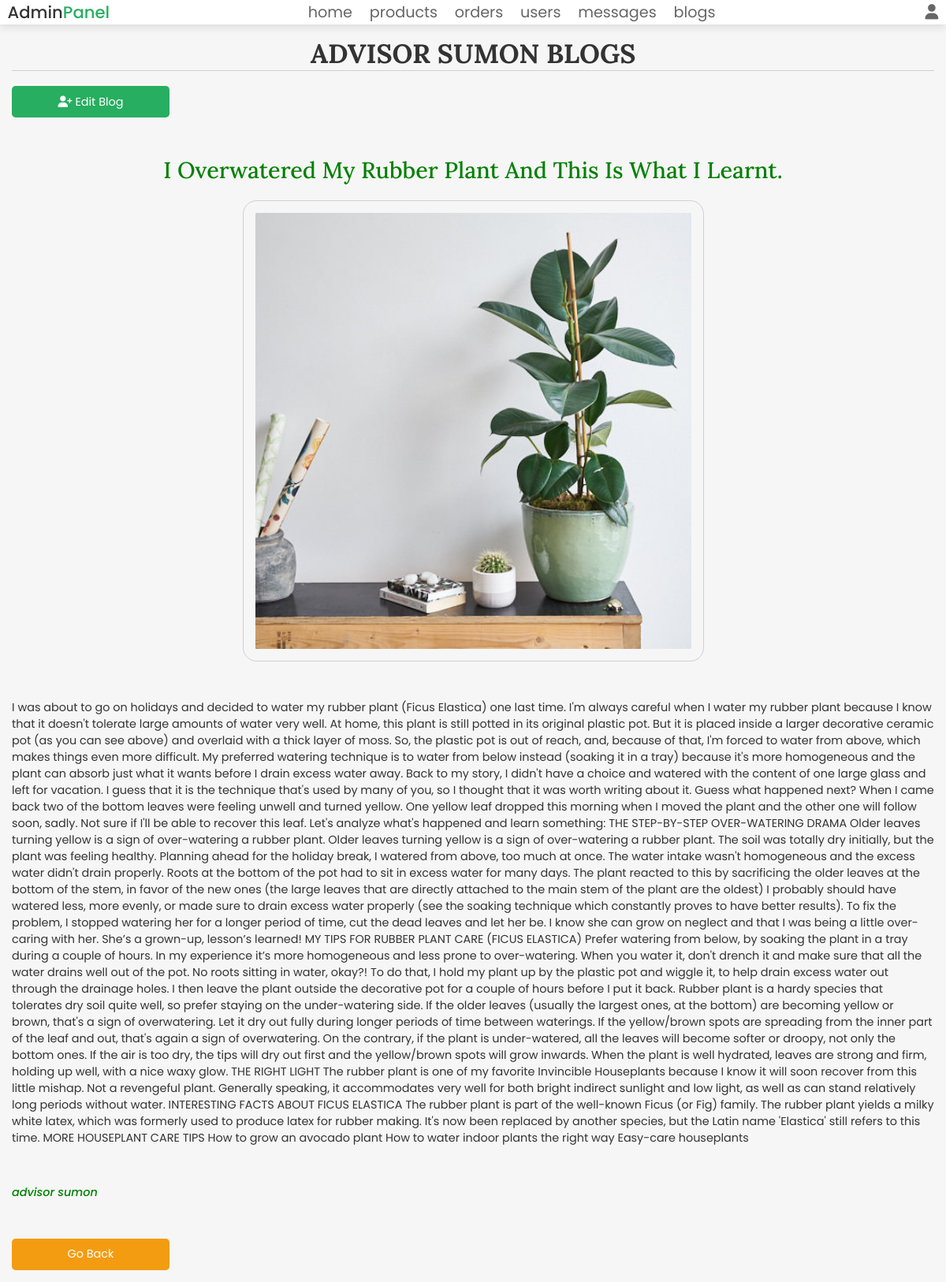
Screenshot of /admin_view_blog.php?id=6 (signed in) with the database file from the repository.
### tables this page shows
CREATE TABLE `blog` (
  `id` int(100) NOT NULL,
  `advisor_id` int(100) NOT NULL,
  `advisor_name` varchar(100) NOT NULL,
  `title` varchar(100) NOT NULL,
  `description` text NOT NULL,
  `category` varchar(50) NOT NULL,
  `image` varchar(100) NOT NULL
);

### admin_view_blog.php (the view, shortened to what this page needs)
<?php
@include 'config.php';
?>
<!DOCTYPE html>
<html lang="en">
<head>
    <link rel="stylesheet" href="https://cdnjs.cloudflare.com/ajax/libs/font-awesome/6.1.1/css/all.min.css">
    <link rel="stylesheet" href="css/components.css">
    <link rel="stylesheet" href="css/admin_style.css">
</head>
<body>
    <?php include 'admin_header.php'; ?>
    <section class="view-blog">
        <?php
        $id = $_GET['id'];
        $select_blogs = $conn->prepare("SELECT * FROM `blog` WHERE id = {$id}");
        $select_blogs->execute();
        while ($fetch_blogs = $select_blogs->fetch(PDO::FETCH_ASSOC)) {
        ?>
            <h1 class="title"><?= $fetch_blogs['advisor_name']; ?> Blogs</h1>
            <a href="admin_update_blog.php?id=<?= $fetch_blogs['id']; ?>" class="btn blog_edit_btn"><i class="fa-solid fa-user-plus"></i> Edit Blog</a>
            <div class="blog-container">
                <h2 class="title"><?= $fetch_blogs['title']; ?></h2>
                <div class="blog_image"><img src="uploaded_img/<?= $fetch_blogs["image"]; ?>" alt=""></div>
                <div class="description">
                    <p><?= $fetch_blogs['description']; ?></p>
                </div>
                <div class="author">
                    <p><?= $fetch_blogs['advisor_name']; ?></p>
                </div>
            </div>
        <?php
        }
        ?>
        <a href="admin_blogs.php" class="option-btn">go back</a>
    </section>
</body>
</html>

### css/components.css (style rules this page uses)
:root { --green: #27ae60; --orange: #f39c12; --red: #e74c3c; --black: #333; --light-color: #666; --white: #fff; --light-bg: #f6f6f6; --border: .2rem solid var(--black); --box-shadow: 0 .5rem 1rem rgba(0, 0, 0, .1); --swiper-theme-color: #27ae60 !important; --outline: .1rem solid rgba(0, 0, 0, .1); --outline-hover: .2rem solid var(--black); }
* { font-family: 'Poppins', sans-serif; margin: 0; padding: 0; box-sizing: border-box; outline: none; border: none; text-decoration: none; color: var(--black); }
body { background-color: var(--light-bg); }
html { font-size: 60%; overflow-x: hidden; scroll-behavior: smooth; scroll-padding-top: 6.5rem; }
section { padding: 3rem 2rem; max-width: 1200px; margin: 0 auto; }
.btn, .delete-btn, .option-btn { display: block; width: 100%; margin-top: 1rem; border-radius: .5rem; color: var(--white); font-size: 2rem; padding: 1.3rem 3rem; text-transform: capitalize; cursor: pointer; text-align: center; }
.btn { background-color: var(--green); }
.option-btn { background-color: var(--orange); }
.title { text-align: center; margin-bottom: 2rem; text-transform: uppercase; color: var(--black); font-size: 3.5rem; font-family: 'Lora', sans-serif; }

### css/admin_style.css (style rules this page uses)
.view-blog { padding: 15px; }
.view-blog h1 { border-bottom: 1px solid #d1cfcf; }
.view-blog .blog-container h2 { text-transform: capitalize; color: green; font-size: 3rem; font-weight: 500; margin-top: 5rem; }
.view-blog .blog_edit_btn { width: 200px; padding: 1rem 1rem; font-size: 1.5rem; }
.view-blog .option-btn { width: 200px; padding: 1rem 1rem; font-size: 1.5rem; }
.view-blog .blog_edit_btn i { color: var(--white); }
.view-blog .blog-container { font-size: 1.5rem; }
.view-blog .blog-container .blog_image img { display: block; margin-left: auto; margin-right: auto; width: 50%; border: 1px solid #d1cfcf; border-radius: 3%; padding: 15px; }
.view-blog .blog-container .description { margin: 5rem 0; }
.view-blog .blog-container .author p { font-style: italic; font-weight: 500; color: green; margin-bottom: 5rem; }

### rows the page displays
blog: advisor_name "ADVISOR SUMON", title "I Overwatered My Rubber Plant And This Is What I Learnt.", image (picture), description "I was about to go on holidays and decided to water my rubber plant (Ficus Elastica) one last time. I'm always careful when I water my rubber plant because I know that it doesn't tolerate large amounts of water very well. At home, this plant is still potted in its original plastic pot. But it is placed inside a larger decorative ceramic pot (as you can see above) and overlaid with a thick layer of moss. So, the plastic pot is out of reach, and, because of that, I'm forced to water from above, which makes things even more difficult. My preferred watering technique is to water from below instead (soaking it in a tray) because it's more homogeneous and the plant can absorb just what it wants…", advisor_name "advisor sumon"
